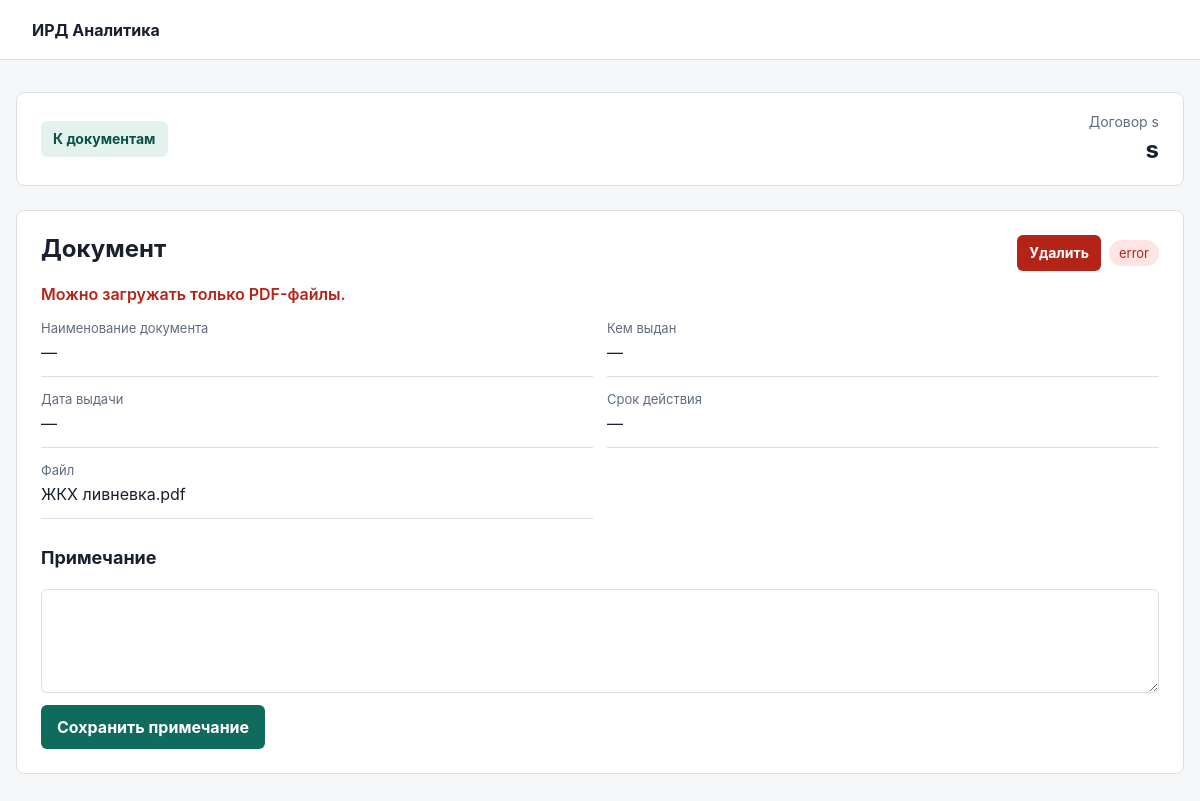
Page /documents/7 on the committed database.
### tables this page shows
CREATE TABLE objects (
    id INTEGER PRIMARY KEY AUTOINCREMENT,
    contract_number TEXT NOT NULL,
    name TEXT NOT NULL,
    created_at TEXT NOT NULL DEFAULT CURRENT_TIMESTAMP
);

CREATE TABLE documents (
    id INTEGER PRIMARY KEY AUTOINCREMENT,
    contract_number TEXT NOT NULL,
    object_name TEXT NOT NULL,
    original_filename TEXT NOT NULL,
    stored_filename TEXT NOT NULL,
    working_title TEXT,
    official_title TEXT,
    issuer TEXT,
    issue_date TEXT,
    valid_until TEXT,
    validity_text TEXT,
    no_expiration INTEGER NOT NULL DEFAULT 0,
    raw_text TEXT,
    note TEXT NOT NULL DEFAULT '',
    status TEXT NOT NULL DEFAULT 'processed',
    error TEXT,
    created_at TEXT NOT NULL DEFAULT CURRENT_TIMESTAMP
, object_id INTEGER);

### app/web/routes.py (the view)
@bp.get("/documents/<int:document_id>")
def document_detail(document_id: int):
    document = DocumentRepository().get(document_id)
    if document is None:
        return "Документ не найден", 404
    obj = ObjectRepository().get(document["object_id"]) if document["object_id"] else None
    return render_template("document.html", document=document, object=obj)

### app/database.py (called while the page is built)
def get_db() -> sqlite3.Connection:
    if "db" not in g:
        g.db = sqlite3.connect(current_app.config["DATABASE_PATH"])
        g.db.row_factory = sqlite3.Row
    return g.db

### app/repositories.py (called while the page is built)
    def get(self, object_id: int) -> Row | None:
        return get_db().execute(
            "SELECT * FROM objects WHERE id = ?", (object_id,)
        ).fetchone()

    def get(self, document_id: int) -> Row | None:
        return get_db().execute(
            "SELECT * FROM documents WHERE id = ?", (document_id,)
        ).fetchone()

### app/templates/document.html (shortened to what this page needs)
{% extends "base.html" %}
{% block content %}
{% if object %}
    <section class="object-header">
        <a class="button-link secondary" href="{{ url_for('web.object_workspace', object_id=object.id) }}">К документам</a>
        <div>
            <p>Договор {{ object.contract_number }}</p>
            <h1>{{ object.name }}</h1>
        </div>
    </section>
{% endif %}
<section class="document-view">
    <div class="document-head">
        <h1>{{ document.working_title or "Документ" }}</h1>
        <div class="document-actions">
            <form action="{{ url_for('web.delete_document', document_id=document.id) }}" method="post" onsubmit="return confirm('Удалить документ из базы и удалить загруженный PDF?');">
                <button class="danger-button" type="submit">Удалить</button>
            </form>
            <span class="status status-{{ document.status }}">{{ document.status }}</span>
        </div>
    </div>
    {% if document.error %}
        <p class="error">{{ document.error }}</p>
    {% endif %}
    <dl class="fields">
        <div><dt>Наименование документа</dt><dd>{{ document.official_title or document.working_title or "—" }}</dd></div>
        <div><dt>Кем выдан</dt><dd>{{ document.issuer or "—" }}</dd></div>
        <div><dt>Дата выдачи</dt><dd>{{ document.issue_date or "—" }}</dd></div>
        <div><dt>Срок действия</dt><dd>{{ "без срока действия" if document.no_expiration else (document.valid_until or "—") }}</dd></div>
        <div>
            <dt>Файл</dt>
            <dd>
                {% if document.stored_filename %}
                    <a href="{{ url_for('web.document_preview', document_id=document.id) }}" target="_blank">{{ document.original_filename }}</a>
                {% else %}
                    {{ document.original_filename or "—" }}
                {% endif %}
            </dd>
        </div>
    </dl>
    <section class="note-panel">
        <h2>Примечание</h2>
        <form action="{{ url_for('web.update_document_note', document_id=document.id) }}" method="post">
            <textarea name="note" rows="4">{{ document.note or "" }}</textarea>
            <button type="submit">Сохранить примечание</button>
        </form>
    </section>
</section>
{% endblock %}

### app/static/styles.css (style rules this page uses)
:root { color-scheme: light; --bg: #f6f7f9; --panel: #ffffff; --line: #d9dee7; --text: #18202f; --muted: #5f6c80; --accent: #0f6b5b; --accent-dark: #0a5146; --danger: #b42318; }
* { box-sizing: border-box; }
body { margin: 0; background: var(--bg); color: var(--text); font-family: Inter, system-ui, -apple-system, BlinkMacSystemFont, "Segoe UI", sans-serif; }
.object-form, .objects-list, .upload-form, .records, .document-view { background: var(--panel); border: 1px solid var(--line); border-radius: 8px; padding: 24px; }
h1, h2 { margin: 0 0 20px; line-height: 1.2; }
h1 { font-size: 24px; }
h2 { font-size: 18px; }
input, textarea { width: 100%; border: 1px solid var(--line); border-radius: 6px; padding: 11px 12px; color: var(--text); font: inherit; background: #ffffff; }
button { width: 100%; border: 0; border-radius: 6px; padding: 12px 16px; color: #ffffff; background: var(--accent); font: inherit; font-weight: 700; cursor: pointer; }
.button-link, .danger-button { display: inline-flex; min-height: 36px; align-items: center; justify-content: center; border-radius: 6px; padding: 8px 12px; font-size: 14px; font-weight: 700; line-height: 1; text-decoration: none; white-space: nowrap; }
.button-link { color: #ffffff; background: var(--accent); }
.button-link.secondary { color: var(--accent-dark); background: #e4f2ee; }
.danger-button { width: auto; color: #ffffff; background: var(--danger); }
.object-header { display: flex; gap: 18px; align-items: center; justify-content: space-between; margin-bottom: 24px; background: var(--panel); border: 1px solid var(--line); border-radius: 8px; padding: 20px 24px; }
.object-header div { min-width: 0; text-align: right; }
.object-header p { margin: 0 0 6px; color: var(--muted); font-size: 14px; }
.object-header h1 { margin: 0; }
a { color: var(--accent-dark); }
.empty, .error { margin: 0 0 16px; }
.error { color: var(--danger); font-weight: 600; }
.document-head { display: flex; gap: 16px; align-items: start; justify-content: space-between; }
.document-actions, .row-actions { display: flex; gap: 8px; align-items: center; }
.document-actions { flex-wrap: wrap; justify-content: flex-end; }
.document-actions form, .row-actions form { margin: 0; }
.status { border-radius: 999px; padding: 5px 10px; background: #e8eef5; color: var(--muted); font-size: 13px; }
.status-error { background: #fee4e2; color: var(--danger); }
.fields { display: grid; grid-template-columns: repeat(2, minmax(0, 1fr)); gap: 14px; margin: 0; }
.fields div { border-bottom: 1px solid var(--line); padding-bottom: 12px; }
dt { color: var(--muted); font-size: 13px; margin-bottom: 5px; }
dd { margin: 0; line-height: 1.45; }
.note-panel { margin-top: 28px; }
.note-panel form { display: grid; gap: 12px; }
.note-panel button { width: auto; justify-self: start; }

### rows in the picture
objects: contract_number "s", name "s"
documents: working_title "Документ", status "error", error "Можно загружать только PDF-файлы.", official_title+working_title "—", issuer "—", issue_date "—", no_expiration+valid_until "—", original_filename "ЖКХ ливневка.pdf"
